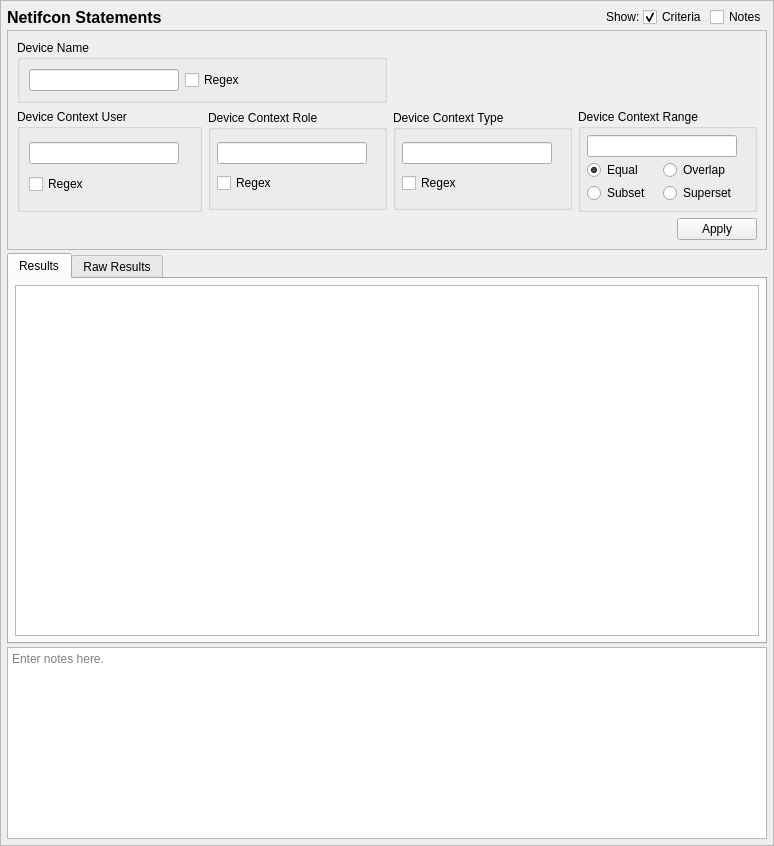
<?xml version="1.0" encoding="UTF-8"?>
<ui version="4.0">
 <class>NetifconQueryTab_ui</class>
 <widget class="QScrollArea" name="NetifconQueryTab_ui">
  <property name="geometry">
   <rect>
    <x>0</x>
    <y>0</y>
    <width>774</width>
    <height>846</height>
   </rect>
  </property>
  <property name="sizeAdjustPolicy">
   <enum>QAbstractScrollArea::AdjustToContents</enum>
  </property>
  <property name="widgetResizable">
   <bool>true</bool>
  </property>
  <widget class="QWidget" name="contents">
   <property name="geometry">
    <rect>
     <x>0</x>
     <y>0</y>
     <width>772</width>
     <height>844</height>
    </rect>
   </property>
   <property name="minimumSize">
    <size>
     <width>0</width>
     <height>0</height>
    </size>
   </property>
   <layout class="QGridLayout" name="gridLayout_9">
    <property name="leftMargin">
     <number>6</number>
    </property>
    <property name="topMargin">
     <number>6</number>
    </property>
    <property name="rightMargin">
     <number>6</number>
    </property>
    <property name="bottomMargin">
     <number>6</number>
    </property>
    <property name="spacing">
     <number>3</number>
    </property>
    <item row="3" column="0" colspan="5">
     <widget class="QTextEdit" name="notes">
      <property name="sizePolicy">
       <sizepolicy hsizetype="Preferred" vsizetype="Preferred">
        <horstretch>0</horstretch>
        <verstretch>0</verstretch>
       </sizepolicy>
      </property>
      <property name="minimumSize">
       <size>
        <width>0</width>
        <height>80</height>
       </size>
      </property>
      <property name="toolTip">
       <string>Optionally enter notes here about the query.</string>
      </property>
      <property name="placeholderText">
       <string>Enter notes here.</string>
      </property>
     </widget>
    </item>
    <item row="0" column="4">
     <widget class="QCheckBox" name="notes_expander">
      <property name="toolTip">
       <string>Show or hide the notes field (no data is lost)</string>
      </property>
      <property name="text">
       <string>Notes</string>
      </property>
     </widget>
    </item>
    <item row="0" column="3">
     <widget class="QCheckBox" name="criteria_expander">
      <property name="toolTip">
       <string>Show or hide the search criteria (no settings are lost)</string>
      </property>
      <property name="text">
       <string>Criteria</string>
      </property>
      <property name="checked">
       <bool>true</bool>
      </property>
     </widget>
    </item>
    <item row="0" column="0">
     <widget class="QLabel" name="label">
      <property name="sizePolicy">
       <sizepolicy hsizetype="Preferred" vsizetype="Fixed">
        <horstretch>0</horstretch>
        <verstretch>0</verstretch>
       </sizepolicy>
      </property>
      <property name="maximumSize">
       <size>
        <width>16777215</width>
        <height>20</height>
       </size>
      </property>
      <property name="font">
       <font>
        <pointsize>12</pointsize>
        <weight>75</weight>
        <bold>true</bold>
       </font>
      </property>
      <property name="text">
       <string>Netifcon Statements</string>
      </property>
     </widget>
    </item>
    <item row="1" column="0" colspan="5">
     <widget class="QFrame" name="criteria_frame">
      <property name="maximumSize">
       <size>
        <width>16777215</width>
        <height>16777215</height>
       </size>
      </property>
      <property name="frameShape">
       <enum>QFrame::StyledPanel</enum>
      </property>
      <property name="frameShadow">
       <enum>QFrame::Raised</enum>
      </property>
      <layout class="QGridLayout" name="gridLayout_3">
       <item row="1" column="3" rowspan="2">
        <widget class="QGroupBox" name="range_criteria">
         <property name="maximumSize">
          <size>
           <width>16777215</width>
           <height>16777215</height>
          </size>
         </property>
         <property name="title">
          <string>Device Context Range</string>
         </property>
         <layout class="QGridLayout" name="gridLayout_8">
          <property name="leftMargin">
           <number>6</number>
          </property>
          <property name="topMargin">
           <number>6</number>
          </property>
          <property name="rightMargin">
           <number>6</number>
          </property>
          <property name="bottomMargin">
           <number>6</number>
          </property>
          <property name="spacing">
           <number>3</number>
          </property>
          <item row="2" column="1">
           <widget class="QRadioButton" name="range_exact">
            <property name="toolTip">
             <string>Match the context's range if the criteria is equal to the context's range.</string>
            </property>
            <property name="text">
             <string>Equal</string>
            </property>
            <property name="checked">
             <bool>true</bool>
            </property>
           </widget>
          </item>
          <item row="2" column="2">
           <widget class="QRadioButton" name="range_overlap">
            <property name="toolTip">
             <string>Match the context's range if the criteria overlaps the context's range.</string>
            </property>
            <property name="text">
             <string>Overlap</string>
            </property>
           </widget>
          </item>
          <item row="3" column="1">
           <widget class="QRadioButton" name="range_subset">
            <property name="toolTip">
             <string>Match the context's range if the criteria is a subset of the context's range.</string>
            </property>
            <property name="text">
             <string>Subset</string>
            </property>
           </widget>
          </item>
          <item row="3" column="2">
           <widget class="QRadioButton" name="range_superset">
            <property name="toolTip">
             <string>Match the context's range if the criteria is a superset to the context's range.</string>
            </property>
            <property name="text">
             <string>Superset</string>
            </property>
           </widget>
          </item>
          <item row="1" column="1" colspan="2">
           <widget class="QLineEdit" name="range_">
            <property name="sizePolicy">
             <sizepolicy hsizetype="Expanding" vsizetype="Fixed">
              <horstretch>0</horstretch>
              <verstretch>0</verstretch>
             </sizepolicy>
            </property>
            <property name="minimumSize">
             <size>
              <width>150</width>
              <height>20</height>
             </size>
            </property>
            <property name="maximumSize">
             <size>
              <width>250</width>
              <height>16777215</height>
             </size>
            </property>
           </widget>
          </item>
          <item row="1" column="3">
           <spacer name="horizontalSpacer_7">
            <property name="orientation">
             <enum>Qt::Horizontal</enum>
            </property>
            <property name="sizeType">
             <enum>QSizePolicy::Preferred</enum>
            </property>
            <property name="sizeHint" stdset="0">
             <size>
              <width>40</width>
              <height>20</height>
             </size>
            </property>
           </spacer>
          </item>
         </layout>
        </widget>
       </item>
       <item row="3" column="3">
        <widget class="QDialogButtonBox" name="buttonBox">
         <property name="standardButtons">
          <set>QDialogButtonBox::Apply</set>
         </property>
        </widget>
       </item>
       <item row="1" column="2" rowspan="2">
        <widget class="QGroupBox" name="type_criteria">
         <property name="maximumSize">
          <size>
           <width>16777215</width>
           <height>100</height>
          </size>
         </property>
         <property name="title">
          <string>Device Context Type</string>
         </property>
         <layout class="QGridLayout" name="gridLayout_5">
          <property name="leftMargin">
           <number>6</number>
          </property>
          <property name="topMargin">
           <number>6</number>
          </property>
          <property name="rightMargin">
           <number>6</number>
          </property>
          <property name="bottomMargin">
           <number>6</number>
          </property>
          <property name="spacing">
           <number>3</number>
          </property>
          <item row="1" column="1">
           <widget class="QCheckBox" name="type_regex">
            <property name="toolTip">
             <string>Use regular expressions to match the context's type.</string>
            </property>
            <property name="text">
             <string>Regex</string>
            </property>
           </widget>
          </item>
          <item row="0" column="1">
           <widget class="QLineEdit" name="type_">
            <property name="sizePolicy">
             <sizepolicy hsizetype="Expanding" vsizetype="Fixed">
              <horstretch>0</horstretch>
              <verstretch>0</verstretch>
             </sizepolicy>
            </property>
            <property name="minimumSize">
             <size>
              <width>150</width>
              <height>0</height>
             </size>
            </property>
            <property name="maximumSize">
             <size>
              <width>250</width>
              <height>16777215</height>
             </size>
            </property>
           </widget>
          </item>
          <item row="0" column="2">
           <spacer name="horizontalSpacer_6">
            <property name="orientation">
             <enum>Qt::Horizontal</enum>
            </property>
            <property name="sizeHint" stdset="0">
             <size>
              <width>40</width>
              <height>20</height>
             </size>
            </property>
           </spacer>
          </item>
         </layout>
        </widget>
       </item>
       <item row="1" column="1" rowspan="2">
        <widget class="QGroupBox" name="role_criteria">
         <property name="maximumSize">
          <size>
           <width>16777215</width>
           <height>100</height>
          </size>
         </property>
         <property name="title">
          <string>Device Context Role</string>
         </property>
         <layout class="QGridLayout" name="gridLayout_2">
          <property name="leftMargin">
           <number>6</number>
          </property>
          <property name="topMargin">
           <number>6</number>
          </property>
          <property name="rightMargin">
           <number>6</number>
          </property>
          <property name="bottomMargin">
           <number>6</number>
          </property>
          <property name="spacing">
           <number>3</number>
          </property>
          <item row="0" column="0">
           <widget class="QLineEdit" name="role">
            <property name="sizePolicy">
             <sizepolicy hsizetype="Expanding" vsizetype="Fixed">
              <horstretch>0</horstretch>
              <verstretch>0</verstretch>
             </sizepolicy>
            </property>
            <property name="minimumSize">
             <size>
              <width>150</width>
              <height>0</height>
             </size>
            </property>
            <property name="maximumSize">
             <size>
              <width>250</width>
              <height>16777215</height>
             </size>
            </property>
           </widget>
          </item>
          <item row="1" column="0">
           <widget class="QCheckBox" name="role_regex">
            <property name="enabled">
             <bool>true</bool>
            </property>
            <property name="toolTip">
             <string>Use regular expressions to match the context's role.</string>
            </property>
            <property name="text">
             <string>Regex</string>
            </property>
           </widget>
          </item>
          <item row="0" column="1">
           <spacer name="horizontalSpacer_4">
            <property name="orientation">
             <enum>Qt::Horizontal</enum>
            </property>
            <property name="sizeHint" stdset="0">
             <size>
              <width>40</width>
              <height>20</height>
             </size>
            </property>
           </spacer>
          </item>
         </layout>
        </widget>
       </item>
       <item row="1" column="0" rowspan="2">
        <widget class="QGroupBox" name="user_critera">
         <property name="title">
          <string>Device Context User</string>
         </property>
         <layout class="QGridLayout" name="gridLayout_6">
          <item row="0" column="0">
           <widget class="QLineEdit" name="user">
            <property name="sizePolicy">
             <sizepolicy hsizetype="Expanding" vsizetype="Fixed">
              <horstretch>0</horstretch>
              <verstretch>0</verstretch>
             </sizepolicy>
            </property>
            <property name="minimumSize">
             <size>
              <width>150</width>
              <height>0</height>
             </size>
            </property>
           </widget>
          </item>
          <item row="1" column="0">
           <widget class="QCheckBox" name="user_regex">
            <property name="toolTip">
             <string>Use regular expressions to match the context's user.</string>
            </property>
            <property name="text">
             <string>Regex</string>
            </property>
           </widget>
          </item>
          <item row="0" column="1">
           <spacer name="horizontalSpacer_3">
            <property name="orientation">
             <enum>Qt::Horizontal</enum>
            </property>
            <property name="sizeHint" stdset="0">
             <size>
              <width>40</width>
              <height>20</height>
             </size>
            </property>
           </spacer>
          </item>
         </layout>
        </widget>
       </item>
       <item row="0" column="0" colspan="2">
        <widget class="QGroupBox" name="name_criteria">
         <property name="title">
          <string>Device Name</string>
         </property>
         <layout class="QGridLayout" name="gridLayout_7">
          <item row="0" column="1">
           <widget class="QCheckBox" name="name_regex">
            <property name="toolTip">
             <string>Use regular expressions to match the filesystem type.</string>
            </property>
            <property name="text">
             <string>Regex</string>
            </property>
           </widget>
          </item>
          <item row="0" column="0">
           <widget class="QLineEdit" name="name">
            <property name="sizePolicy">
             <sizepolicy hsizetype="Expanding" vsizetype="Fixed">
              <horstretch>0</horstretch>
              <verstretch>0</verstretch>
             </sizepolicy>
            </property>
            <property name="minimumSize">
             <size>
              <width>150</width>
              <height>0</height>
             </size>
            </property>
            <property name="maximumSize">
             <size>
              <width>250</width>
              <height>16777215</height>
             </size>
            </property>
           </widget>
          </item>
          <item row="0" column="2">
           <spacer name="horizontalSpacer_2">
            <property name="orientation">
             <enum>Qt::Horizontal</enum>
            </property>
            <property name="sizeHint" stdset="0">
             <size>
              <width>40</width>
              <height>20</height>
             </size>
            </property>
           </spacer>
          </item>
         </layout>
        </widget>
       </item>
      </layout>
      <zorder>role_criteria</zorder>
      <zorder>type_criteria</zorder>
      <zorder>user_critera</zorder>
      <zorder>range_criteria</zorder>
      <zorder>buttonBox</zorder>
      <zorder>name_criteria</zorder>
     </widget>
    </item>
    <item row="0" column="2">
     <widget class="QLabel" name="label_2">
      <property name="text">
       <string>Show:</string>
      </property>
     </widget>
    </item>
    <item row="0" column="1">
     <spacer name="horizontalSpacer_5">
      <property name="orientation">
       <enum>Qt::Horizontal</enum>
      </property>
      <property name="sizeHint" stdset="0">
       <size>
        <width>40</width>
        <height>20</height>
       </size>
      </property>
     </spacer>
    </item>
    <item row="2" column="0" colspan="5">
     <widget class="QTabWidget" name="results_frame">
      <property name="sizePolicy">
       <sizepolicy hsizetype="Preferred" vsizetype="MinimumExpanding">
        <horstretch>0</horstretch>
        <verstretch>1</verstretch>
       </sizepolicy>
      </property>
      <property name="currentIndex">
       <number>0</number>
      </property>
      <widget class="QWidget" name="results_framePage1">
       <property name="sizePolicy">
        <sizepolicy hsizetype="Preferred" vsizetype="MinimumExpanding">
         <horstretch>0</horstretch>
         <verstretch>0</verstretch>
        </sizepolicy>
       </property>
       <attribute name="title">
        <string>Results</string>
       </attribute>
       <layout class="QVBoxLayout" name="verticalLayout_3">
        <property name="leftMargin">
         <number>6</number>
        </property>
        <property name="topMargin">
         <number>6</number>
        </property>
        <property name="rightMargin">
         <number>6</number>
        </property>
        <property name="bottomMargin">
         <number>6</number>
        </property>
        <item>
         <widget class="SEToolsTableView" name="table_results">
          <property name="sizePolicy">
           <sizepolicy hsizetype="Preferred" vsizetype="MinimumExpanding">
            <horstretch>0</horstretch>
            <verstretch>0</verstretch>
           </sizepolicy>
          </property>
          <property name="sizeAdjustPolicy">
           <enum>QAbstractScrollArea::AdjustIgnored</enum>
          </property>
          <property name="alternatingRowColors">
           <bool>true</bool>
          </property>
          <property name="sortingEnabled">
           <bool>true</bool>
          </property>
         </widget>
        </item>
       </layout>
      </widget>
      <widget class="QWidget" name="results_framePage2">
       <property name="sizePolicy">
        <sizepolicy hsizetype="Preferred" vsizetype="MinimumExpanding">
         <horstretch>0</horstretch>
         <verstretch>0</verstretch>
        </sizepolicy>
       </property>
       <attribute name="title">
        <string>Raw Results</string>
       </attribute>
       <layout class="QVBoxLayout" name="verticalLayout_2">
        <property name="leftMargin">
         <number>6</number>
        </property>
        <property name="topMargin">
         <number>6</number>
        </property>
        <property name="rightMargin">
         <number>6</number>
        </property>
        <property name="bottomMargin">
         <number>6</number>
        </property>
        <item>
         <widget class="QPlainTextEdit" name="raw_results">
          <property name="sizePolicy">
           <sizepolicy hsizetype="Preferred" vsizetype="MinimumExpanding">
            <horstretch>0</horstretch>
            <verstretch>0</verstretch>
           </sizepolicy>
          </property>
          <property name="minimumSize">
           <size>
            <width>0</width>
            <height>0</height>
           </size>
          </property>
          <property name="font">
           <font>
            <family>Monospace</family>
           </font>
          </property>
          <property name="documentTitle">
           <string/>
          </property>
          <property name="lineWrapMode">
           <enum>QPlainTextEdit::NoWrap</enum>
          </property>
          <property name="readOnly">
           <bool>true</bool>
          </property>
         </widget>
        </item>
       </layout>
      </widget>
     </widget>
    </item>
   </layout>
  </widget>
 </widget>
 <customwidgets>
  <customwidget>
   <class>SEToolsTableView</class>
   <extends>QTableView</extends>
   <header>setoolsgui/tableview.h</header>
  </customwidget>
 </customwidgets>
 <tabstops>
  <tabstop>criteria_expander</tabstop>
  <tabstop>notes_expander</tabstop>
  <tabstop>name</tabstop>
  <tabstop>name_regex</tabstop>
  <tabstop>user</tabstop>
  <tabstop>user_regex</tabstop>
  <tabstop>role</tabstop>
  <tabstop>role_regex</tabstop>
  <tabstop>type_</tabstop>
  <tabstop>type_regex</tabstop>
  <tabstop>range_</tabstop>
  <tabstop>range_exact</tabstop>
  <tabstop>range_overlap</tabstop>
  <tabstop>range_subset</tabstop>
  <tabstop>range_superset</tabstop>
  <tabstop>results_frame</tabstop>
  <tabstop>table_results</tabstop>
  <tabstop>raw_results</tabstop>
  <tabstop>notes</tabstop>
 </tabstops>
 <resources/>
 <connections>
  <connection>
   <sender>criteria_expander</sender>
   <signal>toggled(bool)</signal>
   <receiver>criteria_frame</receiver>
   <slot>setVisible(bool)</slot>
   <hints>
    <hint type="sourcelabel">
     <x>592</x>
     <y>16</y>
    </hint>
    <hint type="destinationlabel">
     <x>386</x>
     <y>232</y>
    </hint>
   </hints>
  </connection>
  <connection>
   <sender>notes_expander</sender>
   <signal>toggled(bool)</signal>
   <receiver>notes</receiver>
   <slot>setVisible(bool)</slot>
   <hints>
    <hint type="sourcelabel">
     <x>735</x>
     <y>16</y>
    </hint>
    <hint type="destinationlabel">
     <x>386</x>
     <y>756</y>
    </hint>
   </hints>
  </connection>
 </connections>
</ui>
